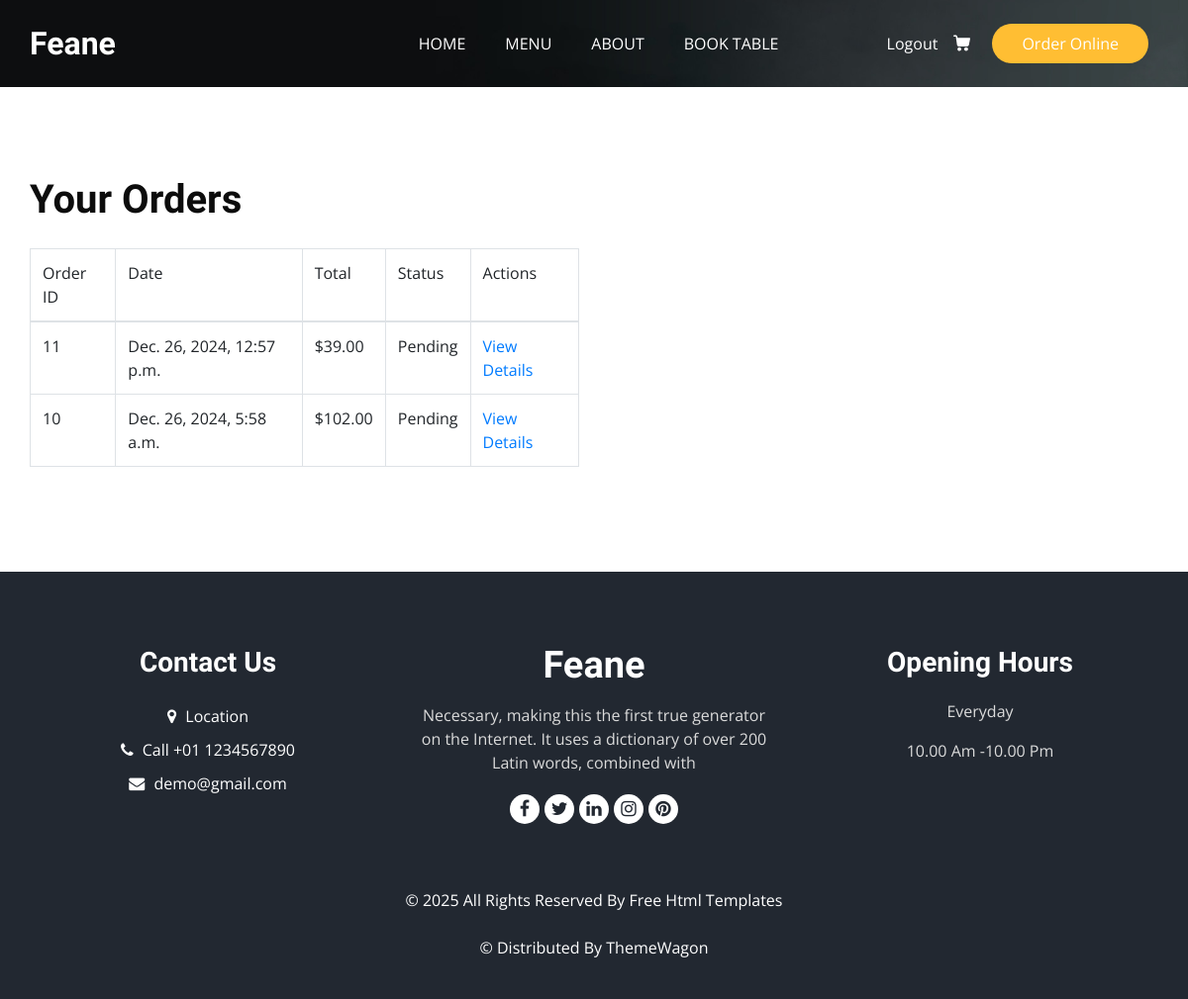
Page /orders (signed in) on the committed database.
### Base_App/models.py (models this page shows, shortened)
class Order(models.Model):
    user = models.ForeignKey(User, on_delete=models.CASCADE)
    created_at = models.DateTimeField(auto_now_add=True)
    total_price = models.DecimalField(max_digits=10, decimal_places=2)
    is_completed = models.BooleanField(default=False)

### Base_App/views.py (the view)
# urls.py: path('orders',order_list,name='order_list'),
@login_required
def order_list(request):
    orders = Order.objects.filter(user=request.user).order_by('-created_at')
    return render(request,'orders_list.html',{'orders': orders})

### templates/orders_list.html (shortened to what this page needs)
{% extends "base.html" %}
{% block class %}
class="sub_page"
{% endblock class %}
{% block book %}
  <section class="book_section layout_padding">
    <div class="container">
      <div class="heading_container">
        <h2>
          Your Orders
        </h2>
      </div>
      <div class="row">
        {% if orders.count > 0 %}
        <div class="col-sm-4 col-md-6">
          <table class="table  table-bordered">
            <tbody class="table-group-divider">
              <tr>
                <td>Order ID</td>
                <td>Date</td>
                <td>Total</td>
                <td>Status</td>
                <td>Actions</td>
              </tr>
            </tbody>
            {% for order in orders %}
              <tr>
                  <td>{{order.id}}</td>
                  <td>{{order.created_at}}</td>
                  <td>${{order.total_price}}</td>
                  <td>
                    {% if order.is_completed %}
                    Completed
                    {% else %}
                    Pending
                    {% endif %}
                  </td>
                  <td>
                    <a href="{% url 'order_details' order.id %}">View Details</a>
                  </td>
              </tr>
              {% endfor %}
          </table>
        </div>
        {% else %}
        <div class="col-sm-4 col-md-6"><h3>No Orders Found.</h3></div>
        {% endif %}
      </div>
    </div>
  </section>
{% endblock book %}

### static/css/style.css (style rules this page uses)
body { font-family: "Open Sans", sans-serif; color: #0c0c0c; background-color: #ffffff; overflow-x: hidden; }
.layout_padding { padding: 90px 0; }
h1, h2 { font-family: 'Dancing Script', cursive; }
.heading_container { display: -webkit-box; display: -ms-flexbox; display: flex; -webkit-box-orient: vertical; -webkit-box-direction: normal; -ms-flex-direction: column; flex-direction: column; -webkit-box-align: start; -ms-flex-align: start; align-items: flex-start; }
.heading_container h2 { position: relative; margin-bottom: 0; font-size: 2.5rem; font-weight: bold; }
a, a:hover, a:focus { text-decoration: none; }
.book_section { position: relative; }
.book_section .heading_container { margin-bottom: 25px; }

### static/css/responsive.css (style rules this page uses)
@media (min-width: 1200px) { .container { max-width: 1170px; } }

### rows in the picture
Order: id "11", created_at "Dec. 26, 2024, 12:57 p.m.", total_price "39.00", is_completed "Pending"
Order: id "10", created_at "Dec. 26, 2024, 5:58 a.m.", total_price "102.00", is_completed "Pending"
